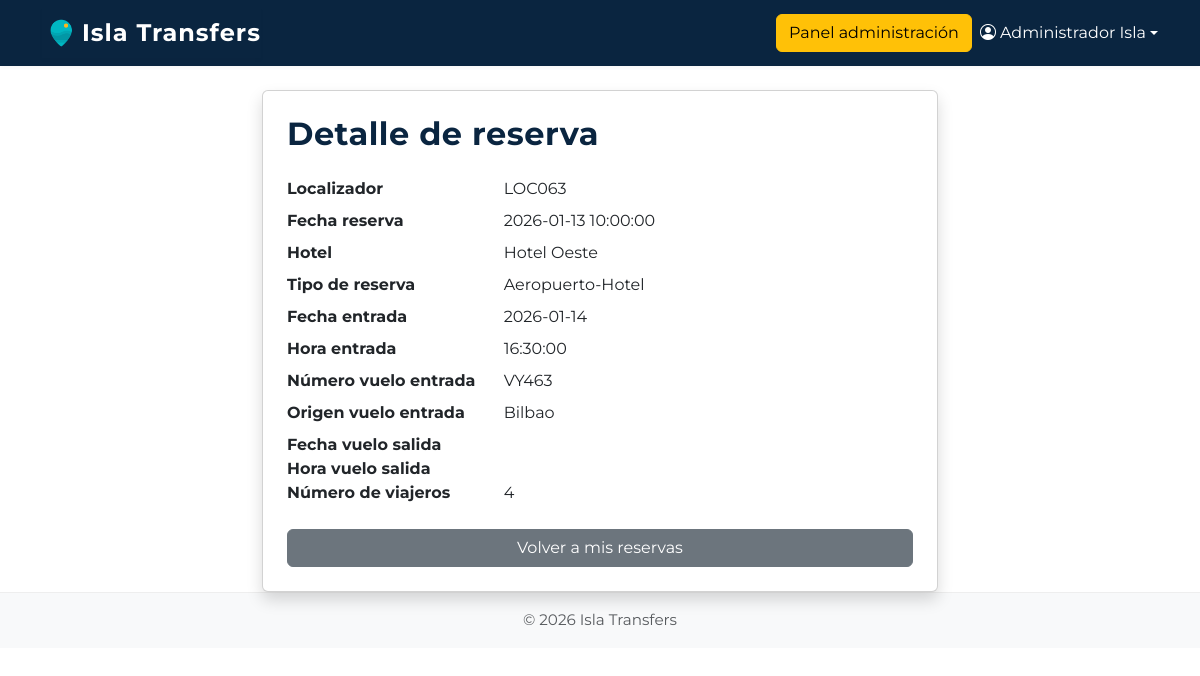
/user/verDetallesReserva/63 (signed in), run on the app's committed database.
### tables this page shows
CREATE TABLE `transfer_reservas` (
  `id_reserva` int(11) NOT NULL,
  `localizador` varchar(100) NOT NULL,
  `id_hotel` int(11) DEFAULT NULL COMMENT 'Es el hotel que realiza la reserva',
  `id_tipo_reserva` int(11) NOT NULL,
  `id_viajero` int(11) NOT NULL,
  `fecha_reserva` datetime NOT NULL,
  `fecha_modificacion` datetime NOT NULL,
  `id_destino` int(11) NOT NULL,
  `fecha_entrada` date NULL,
  `hora_entrada` time NULL,
  `numero_vuelo_entrada` varchar(50) NOT NULL,
  `origen_vuelo_entrada` varchar(50) NULL,
  `hora_vuelo_salida` time NULL,
  `fecha_vuelo_salida` date NULL,
  `num_viajeros` int(11) NOT NULL,
  `id_vehiculo` int(11) NOT NULL
);

CREATE TABLE `transfer_hoteles` (
  `id_hotel` int(11) NOT NULL,
  `nombre` varchar(100) DEFAULT NULL,
  `id_zona` int(11) DEFAULT NULL,
  `comision` int(11) DEFAULT NULL,
  `usuario` varchar(100) NOT NULL UNIQUE,
  `email` varchar(100) NOT NULL UNIQUE,
  `password` varchar(255) NOT NULL
);

CREATE TABLE `transfer_tipo_reservas` (
  `id_tipo_reserva` int(11) NOT NULL,
  `descripcion` varchar(100) NOT NULL
);

### core/Controller.php (called while the page is built, shortened)
<?php
class Controller
{
    public function view($view, $data = [])
    {
        extract($data);
        require __DIR__ . "/../app/views/$view.php";
    }
}

### app/controllers/UserController.php (called while the page is built, shortened)
<?php
class UserController extends Controller
{
    public function verDetallesReserva($id_reserva)
    {
        $reservaModel = $this->model('Reserva');
        $reserva = $reservaModel->getByIdWithDetails($id_reserva);
        $this->view('user/verDetallesReserva', [
            'reserva' => $reserva
        ]);
    }
}

### html/index.php (called while the page is built, shortened)
<?php
$router = new Router();
$router->route();

### app/models/Reserva.php (called while the page is built, shortened)
<?php
class Reserva extends Model
{
    public function getByIdWithDetails($id)
    {
        $db = $this->db();
        $stmt = $db->prepare("
        SELECT r.*,
               h.nombre AS hotel_nombre,
               d.nombre AS destino_hotel,
               t.descripcion AS tipo_reserva_nombre
        FROM transfer_reservas r
        LEFT JOIN transfer_hoteles h ON r.id_hotel = h.id_hotel
        LEFT JOIN transfer_hoteles d ON r.id_destino = d.id_hotel
        LEFT JOIN transfer_tipo_reservas t ON r.id_tipo_reserva = t.id_tipo_reserva
        WHERE r.id_reserva = ?
        LIMIT 1
    ");
        $stmt->execute([$id]);
        return $stmt->fetch(PDO::FETCH_ASSOC);
    }
}

### app/views/user/verDetallesReserva.php (the view)
<?php require __DIR__ . '/../components/header.php'; ?>
<?php require __DIR__ . '/../components/navbar.php'; ?>
<div class="container mt-4" style="max-width: 700px;">
    <div class="card shadow p-4">
        <h2 class="mb-4">Detalle de reserva</h2>
        <?php if (empty($reserva)): ?>
            <div class="alert alert-warning">Reserva no encontrada.</div>
        <?php else: ?>
            <dl class="row">
                <dt class="col-sm-4">Localizador</dt>
                <dd class="col-sm-8"><?= htmlspecialchars($reserva['localizador']) ?></dd>
                <dt class="col-sm-4">Fecha reserva</dt>
                <dd class="col-sm-8"><?= htmlspecialchars($reserva['fecha_reserva']) ?></dd>
                <dt class="col-sm-4">Hotel</dt>
                <dd class="col-sm-8"><?= htmlspecialchars($reserva['destino_hotel'] ?? '—') ?></dd>
                <dt class="col-sm-4">Tipo de reserva</dt>
                <dd class="col-sm-8"><?= htmlspecialchars($reserva['tipo_reserva_nombre'] ?? '—') ?></dd>
                <dt class="col-sm-4">Fecha entrada</dt>
                <dd class="col-sm-8"><?= htmlspecialchars($reserva['fecha_entrada'] ?? '') ?></dd>
                <dt class="col-sm-4">Hora entrada</dt>
                <dd class="col-sm-8"><?= htmlspecialchars($reserva['hora_entrada'] ?? '') ?></dd>
                <dt class="col-sm-4">Número vuelo entrada</dt>
                <dd class="col-sm-8"><?= htmlspecialchars($reserva['numero_vuelo_entrada'] ?? '') ?></dd>
                <dt class="col-sm-4">Origen vuelo entrada</dt>
                <dd class="col-sm-8"><?= htmlspecialchars($reserva['origen_vuelo_entrada'] ?? '') ?></dd>
                <dt class="col-sm-4">Fecha vuelo salida</dt>
                <dd class="col-sm-8"><?= htmlspecialchars($reserva['fecha_vuelo_salida'] ?? '') ?></dd>
                <dt class="col-sm-4">Hora vuelo salida</dt>
                <dd class="col-sm-8"><?= htmlspecialchars($reserva['hora_vuelo_salida'] ?? '') ?></dd>
                <dt class="col-sm-4">Número de viajeros</dt>
                <dd class="col-sm-8"><?= htmlspecialchars($reserva['num_viajeros']) ?></dd>
            </dl>
        <?php endif; ?>
        <a href="/user/misreservas" class="btn btn-secondary">Volver a mis reservas</a>
    </div>
</div>
<?php require __DIR__ . '/../components/footer.php'; ?>

### html/css/custom.css (style rules this page uses)
:root { --color-principal: #00b7c2; --color-header: #0a2540; --color-texto: #333; --color-bg: #fff; --color-navbar-bg: #0a2540; --color-footer-bg: var(--color-gris); --color-footer-text: #888; --color-acento: #ff6b6b; --color-enfasis: #ffb81c; --color-neutro: #f6e7d8; --color-gris: #6b7280; --color-fondo: #fff; }
body { font-family: "Montserrat", Arial, sans-serif; background-color: var(--color-fondo); color: var(--color-texto); }
h1, h2, h3 { color: var(--color-header); font-weight: 700; letter-spacing: 0.5px; }

### data on the page
transfer_reservas: localizador "LOC063", fecha_reserva "2026-01-13 10:00:00", id_destino.nombre "Hotel Oeste", id_tipo_reserva.descripcion "Aeropuerto-Hotel", fecha_entrada "2026-01-14", hora_entrada "16:30:00", numero_vuelo_entrada "VY463", origen_vuelo_entrada "Bilbao", num_viajeros "4"

### other printed values
$_SESSION['user_name'] "Administrador Isla"
